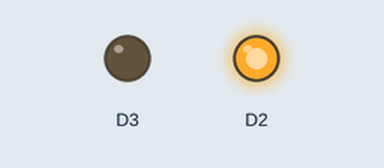
Simulated run of this sketch. Board: ESP8266 (NodeMCU). Parts: output pins drawn as LEDs (lit = HIGH).

Above: at 5.0 s.
At 15.0 s:
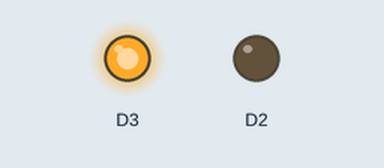
At 22.5 s:
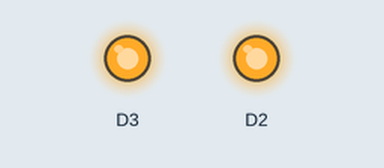
Timing chart, 0 to 32.5 s (numbered marks = the images above):
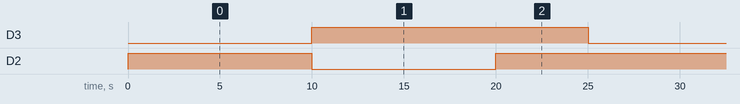

Measured:
- by itself, D3: alternates HIGH for 15.0 s and LOW for 10.0 s
- by itself, D2: repeats every 25.0 s: LOW 10.0 s, HIGH 15.0 s
- by itself, everything shown: repeats every 25.0 s, in 3 steps

The sketch:

Test_solenoid_valve.ino
```cpp
#include <Arduino.h>

  unsigned int Sec = 1000;
  unsigned int Min = 60;
void setup() {
  // put your setup code here, to run once:
pinMode(D2,OUTPUT);
pinMode(D3,OUTPUT);
digitalWrite(D2,LOW);
digitalWrite(D3,LOW);
}

void loop() {
  // put your main code here, to run repeatedly:
digitalWrite(D2,HIGH);
digitalWrite(D3,LOW);
delay(10000);
digitalWrite(D3,HIGH);
digitalWrite(D2,LOW);
delay(10000);
digitalWrite(D2,HIGH);
digitalWrite(D3,HIGH);
delay(5000);


}
```
